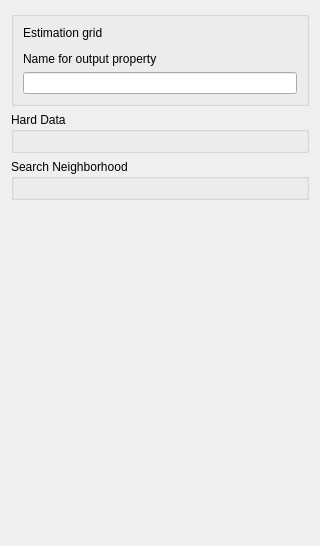
<?xml version="1.0" encoding="UTF-8"?>
<ui version="4.0">
 <class>NearestNeighbor</class>
 <widget class="QWidget" name="NearestNeighbor">
  <property name="geometry">
   <rect>
    <x>0</x>
    <y>0</y>
    <width>320</width>
    <height>546</height>
   </rect>
  </property>
  <property name="windowTitle">
   <string>Nearest Neighbor</string>
  </property>
  <property name="AlgorithmCategory" stdset="0">
   <string>Estimation</string>
  </property>
  <property name="AlgorithmDescription" stdset="0">
   <string>Nearest neighbor estimation</string>
  </property>  
  <layout class="QVBoxLayout" name="verticalLayout_4">
   <item>
    <widget class="QGroupBox" name="groupBox_2">
     <property name="title">
      <string/>
     </property>
     <layout class="QVBoxLayout" name="verticalLayout_3">
      <item>
       <widget class="QLabel" name="label_5">
        <property name="text">
         <string>Estimation grid</string>
        </property>
       </widget>
      </item>
      <item>
       <widget class="GridSelector" name="Grid_Name"/>
      </item>
      <item>
       <widget class="QLabel" name="label_6">
        <property name="text">
         <string>Name for output property</string>
        </property>
       </widget>
      </item>
      <item>
       <widget class="QLineEdit" name="Property_Name"/>
      </item>
     </layout>
    </widget>
   </item>
   <item>
    <widget class="QGroupBox" name="groupBox_3">
     <property name="title">
      <string>Hard Data</string>
     </property>
     <layout class="QVBoxLayout" name="verticalLayout_2">
      <item>
       <widget class="PropertySelector" name="Hard_Data"/>
      </item>
     </layout>
    </widget>
   </item>
   <item>
    <widget class="QGroupBox" name="groupBox">
     <property name="title">
      <string>Search Neighborhood</string>
     </property>
     <layout class="QVBoxLayout" name="verticalLayout">
      <item>
       <widget class="EllipsoidInput" name="Search_Ellipsoid"/>
      </item>
     </layout>
    </widget>
   </item>
   <item>
    <spacer name="verticalSpacer">
     <property name="orientation">
      <enum>Qt::Vertical</enum>
     </property>
     <property name="sizeHint" stdset="0">
      <size>
       <width>20</width>
       <height>99</height>
      </size>
     </property>
    </spacer>
   </item>
  </layout>
 </widget>
 <customwidgets>
  <customwidget>
   <class>EllipsoidInput</class>
   <extends>QWidget</extends>
   <header>GsTLAppli/extra/qtplugins/ellipsoid_input.h</header>
  </customwidget>
  <customwidget>
   <class>GridSelector</class>
   <extends>QWidget</extends>
   <header>GsTLAppli/extra/qtplugins/selectors.h</header>
  </customwidget>
  <customwidget>
   <class>PropertySelector</class>
   <extends>QWidget</extends>
   <header>GsTLAppli/extra/qtplugins/selectors.h</header>
  </customwidget>
 </customwidgets>
 <resources/>
 <connections/>
</ui>
